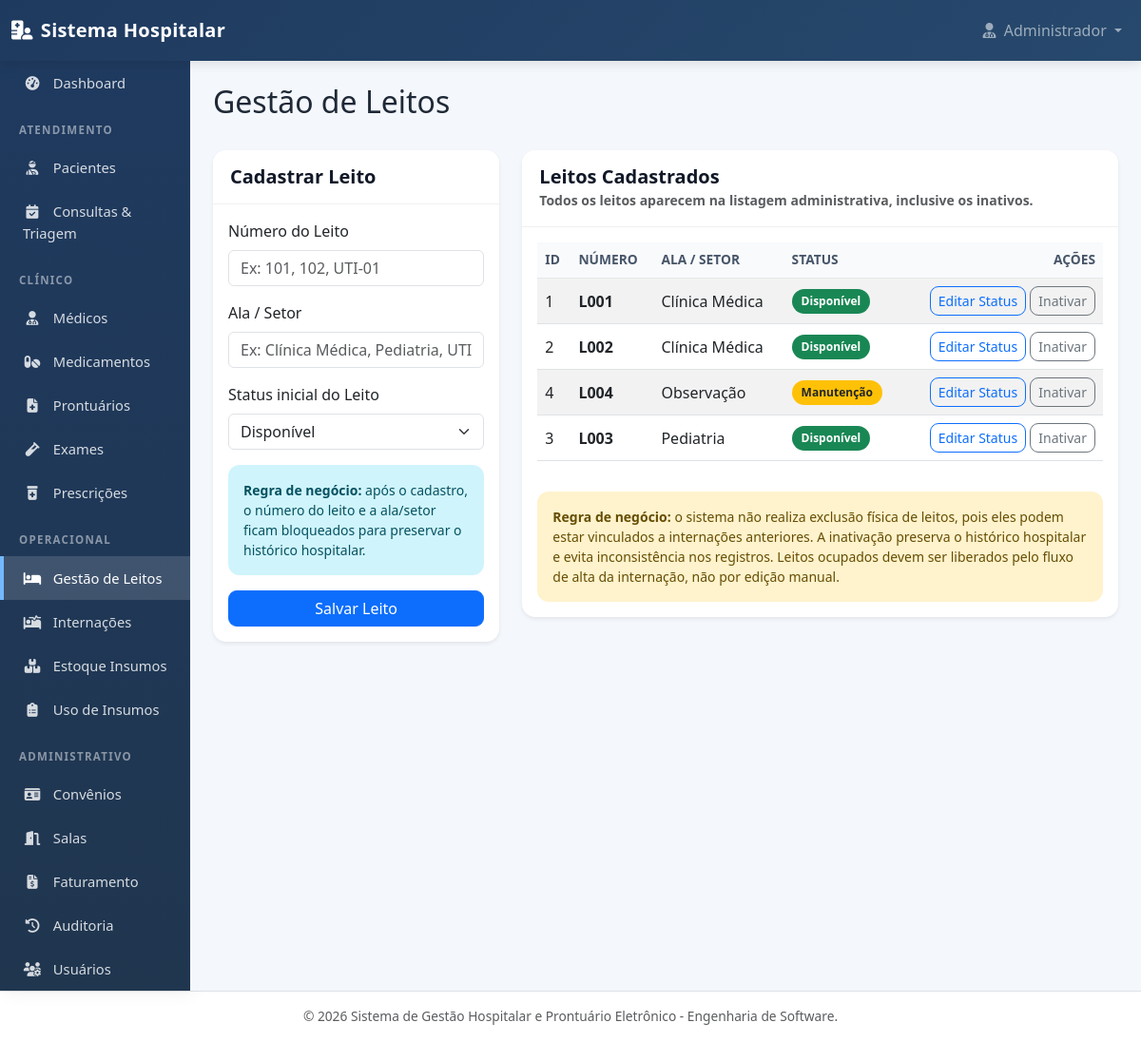
Screenshot of /leitos.php with the database file from the repository.
### tables this page shows
CREATE TABLE leitos (
    id_leito INT AUTO_INCREMENT PRIMARY KEY,
    numero_leito VARCHAR(20) NOT NULL,
    ala VARCHAR(60) NULL,
    status_leito VARCHAR(30) NOT NULL DEFAULT 'Disponível',
    tempo_higienizacao INT NOT NULL DEFAULT 30,
    inicio_higienizacao DATETIME NULL,

    INDEX idx_leitos_status (status_leito)
);

### dao/LeitoDAO.php (called while the page is built, shortened)
<?php
class LeitoDAO {
    private $conn;
    private $table_name = "leitos";
    public function __construct($db) {
        $this->conn = $db;
    }
    public function listar() {
        $query = "SELECT
                    id_leito,
                    numero_leito,
                    ala,
                    status_leito
                  FROM " . $this->table_name . "
                  ORDER BY ala ASC, numero_leito ASC";
        $stmt = $this->conn->prepare($query);
        $stmt->execute();
        return $stmt;
    }
}

### leitos.php (the view, shortened to what this page needs)
<?php
require_once __DIR__ . '/dao/LeitoDAO.php';
try {
    if (method_exists("Database", "getInstance")) {
        $database = Database::getInstance();
        $db = $database->getConnection();
    } else {
        $database = new Database();
        $db = $database->getConnection();
    }
    $leitoDAO = new LeitoDAO($db);
    $stmtLeitos = $leitoDAO->listar();
} catch (Throwable $e) {
    $erroLeitos = $e->getMessage();
    $stmtLeitos = false;
}
require_once __DIR__ . '/views/header.php';
?>
<div class="d-flex justify-content-between flex-wrap flex-md-nowrap align-items-center mb-4">
    <h1 class="h2">Gestão de Leitos</h1>
</div>
<div class="row">
    <div class="col-lg-4 mb-4">
        <div class="card shadow-sm">
            <div class="card-header bg-white">
                <h5 class="mb-0">Cadastrar Leito</h5>
            </div>
            <div class="card-body">
                <form action="controller/leitoController.php" method="POST">
                    <div class="mb-3">
                        <label for="numero_leito" class="form-label">Número do Leito</label>
                        <input
                            type="text"
                            name="numero_leito"
                            id="numero_leito"
                            class="form-control"
                            placeholder="Ex: 101, 102, UTI-01"
                            required
                        >
                    </div>
                    <div class="mb-3">
                        <label for="ala" class="form-label">Ala / Setor</label>
                        <input
                            type="text"
                            name="ala"
                            id="ala"
                            class="form-control"
                            placeholder="Ex: Clínica Médica, Pediatria, UTI"
                            required
                        >
                    </div>
                    <div class="mb-3">
                        <label for="status_leito" class="form-label">Status inicial do Leito</label>
                        <select name="status_leito" id="status_leito" class="form-select" required>
                            <option value="Disponível" selected>Disponível</option>
                        </select>
                    </div>
                    <div class="alert alert-info small">
                        <strong>Regra de negócio:</strong> após o cadastro, o número do leito e a ala/setor ficam bloqueados para preservar o histórico hospitalar.
                    </div>
                    <button type="submit" class="btn btn-primary w-100">
                        Salvar Leito
                    </button>
                </form>
            </div>
        </div>
    </div>
    <div class="col-lg-8 mb-4">
        <div class="card shadow-sm">
            <div class="card-header bg-white">
                <h5 class="mb-0">Leitos Cadastrados</h5>
                <small class="text-muted">
                    Todos os leitos aparecem na listagem administrativa, inclusive os inativos.
                </small>
            </div>
            <div class="card-body">
                <div class="table-responsive">
                    <table class="table table-striped table-hover align-middle">
                        <thead>
                            <tr>
                                <th>ID</th>
                                <th>Número</th>
                                <th>Ala / Setor</th>
                                <th>Status</th>
                                <th class="text-end">Ações</th>
                            </tr>
                        </thead>
                        <tbody>
                            <?php if ($stmtLeitos && $stmtLeitos->rowCount() > 0): ?>
                                <?php while ($leito = $stmtLeitos->fetch(PDO::FETCH_ASSOC)): ?>
                                    <?php
                                        $status = $leito["status_leito"] ?? '';
                                        $classe = "secondary";
                                        if ($status === "Disponível") {
                                            $classe = "success";
                                        } elseif ($status === "Ocupado") {
                                            $classe = "danger";
                                        } elseif ($status === "Higienização") {
                                            $classe = "info text-dark";
                                        } elseif ($status === "Manutenção") {
                                            $classe = "warning text-dark";
                                        } elseif ($status === "Inativo") {
                                            $classe = "secondary";
                                        }
                                    ?>
                                    <tr>
                                        <td><?= htmlspecialchars($leito["id_leito"]); ?></td>
                                        <td>
                                            <strong><?= htmlspecialchars($leito["numero_leito"]); ?></strong>
                                        </td>
                                        <td><?= htmlspecialchars($leito["ala"]); ?></td>
                                        <td>
                                            <span class="badge bg-<?= $classe; ?>">
                                                <?= htmlspecialchars($status); ?>
                                            </span>
                                        </td>
                                        <td class="text-end">
                                            <a
                                                href="leito_editar.php?id=<?= urlencode($leito["id_leito"]); ?>"
                                                class="btn btn-sm btn-outline-primary"
                                                title="Alterar status operacional do leito"
                                            >
                                                Editar Status
                                            </a>
                                            <?php if ($status === "Ocupado"): ?>
                                                <button
                                                    class="btn btn-sm btn-outline-secondary"
                                                    disabled
                                                    title="Leito ocupado não pode ser inativado manualmente"
                                                >
                                                    Inativar
                                                </button>
                                            <?php elseif ($status !== "Inativo"): ?>
                                                <a
                                                    href="controller/leitoController.php?acao=inativar&id=<?= urlencode($leito["id_leito"]); ?>"
                                                    class="btn btn-sm btn-outline-secondary"
                                                    onclick="return confirm('Deseja realmente inativar este leito? Ele não será excluído do histórico.')"
                                                >
                                                    Inativar
                                                </a>
                                            <?php else: ?>
                                                <button class="btn btn-sm btn-secondary" disabled>
                                                    Inativo
                                                </button>
                                            <?php endif; ?>
                                        </td>
                                    </tr>
                                <?php endwhile; ?>
                            <?php endif; ?>
                        </tbody>
                    </table>
                </div>
                <div class="alert alert-warning mt-3 mb-0 small">
                    <strong>Regra de negócio:</strong> o sistema não realiza exclusão física de leitos, pois eles podem estar vinculados a internações anteriores.
                    A inativação preserva o histórico hospitalar e evita inconsistência nos registros.
                    Leitos ocupados devem ser liberados pelo fluxo de alta da internação, não por edição manual.
                </div>
            </div>
        </div>
    </div>
</div>
<?php require_once __DIR__ . '/views/footer.php'; ?>

### views/header.php (style rules this page uses)
:root { --primary-color: #1f3a5f; --secondary-color: #27496d; --accent-color: #0d6efd; --bg-light: #f4f7fb; --text-dark: #1f2937; }
* { box-sizing: border-box; }
body { background-color: var(--bg-light); font-family: 'Segoe UI', Tahoma, Geneva, Verdana, sans-serif; color: var(--text-dark); }
h1, h2, h3, h4, h5 { color: #111827; font-weight: 700; }
.card { border: none; border-radius: 14px; box-shadow: 0 8px 22px rgba(15, 23, 42, 0.06); margin-bottom: 22px; overflow: hidden; }
.card-header { background-color: #ffffff; border-bottom: 1px solid rgba(0,0,0,0.06); font-weight: 700; color: var(--primary-color); padding: 16px 18px; }
.btn { border-radius: 9px; font-weight: 500; }
.table { background-color: #ffffff; }
.table thead th { font-size: 0.86rem; text-transform: uppercase; color: #475569; background-color: #f8fafc; border-bottom: 1px solid #e5e7eb; }
.badge { padding: 7px 10px; border-radius: 999px; }
.alert { border-radius: 12px; border: none; }

### rows the page displays
leitos: id_leito "1", numero_leito "L001", ala "Clínica Médica", status_leito "Disponível"
leitos: id_leito "2", numero_leito "L002", ala "Clínica Médica", status_leito "Disponível"
leitos: id_leito "4", numero_leito "L004", ala "Observação", status_leito "Manutenção"
leitos: id_leito "3", numero_leito "L003", ala "Pediatria", status_leito "Disponível"

### other values shown
$_SESSION['nome_usuario'] "Administrador"
